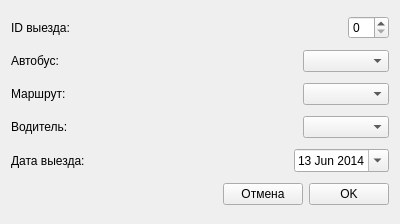
<?xml version="1.0" encoding="UTF-8"?>
<ui version="4.0">
 <class>EditRun_Form</class>
 <widget class="QWidget" name="EditRun_Form">
  <property name="geometry">
   <rect>
    <x>0</x>
    <y>0</y>
    <width>400</width>
    <height>224</height>
   </rect>
  </property>
  <property name="windowTitle">
   <string>Form</string>
  </property>
  <property name="windowIcon">
   <iconset>
    <normaloff>../icons/1403292157_Edit.png</normaloff>../icons/1403292157_Edit.png</iconset>
  </property>
  <layout class="QVBoxLayout" name="verticalLayout">
   <item>
    <layout class="QHBoxLayout" name="horizontalLayout">
     <item>
      <widget class="QLabel" name="label">
       <property name="text">
        <string>ID выезда: </string>
       </property>
      </widget>
     </item>
     <item>
      <spacer name="horizontalSpacer">
       <property name="orientation">
        <enum>Qt::Horizontal</enum>
       </property>
       <property name="sizeHint" stdset="0">
        <size>
         <width>40</width>
         <height>20</height>
        </size>
       </property>
      </spacer>
     </item>
     <item>
      <widget class="QSpinBox" name="idSpinBox"/>
     </item>
    </layout>
   </item>
   <item>
    <layout class="QHBoxLayout" name="horizontalLayout_5">
     <item>
      <widget class="QLabel" name="label_8">
       <property name="text">
        <string>Автобус:</string>
       </property>
      </widget>
     </item>
     <item>
      <spacer name="horizontalSpacer_5">
       <property name="orientation">
        <enum>Qt::Horizontal</enum>
       </property>
       <property name="sizeType">
        <enum>QSizePolicy::Fixed</enum>
       </property>
       <property name="sizeHint" stdset="0">
        <size>
         <width>200</width>
         <height>20</height>
        </size>
       </property>
      </spacer>
     </item>
     <item>
      <widget class="QComboBox" name="busComboBox"/>
     </item>
    </layout>
   </item>
   <item>
    <layout class="QHBoxLayout" name="horizontalLayout_6">
     <item>
      <widget class="QLabel" name="label_9">
       <property name="text">
        <string>Маршрут:</string>
       </property>
      </widget>
     </item>
     <item>
      <spacer name="horizontalSpacer_6">
       <property name="orientation">
        <enum>Qt::Horizontal</enum>
       </property>
       <property name="sizeType">
        <enum>QSizePolicy::Fixed</enum>
       </property>
       <property name="sizeHint" stdset="0">
        <size>
         <width>200</width>
         <height>20</height>
        </size>
       </property>
      </spacer>
     </item>
     <item>
      <widget class="QComboBox" name="routeComboBox"/>
     </item>
    </layout>
   </item>
   <item>
    <layout class="QHBoxLayout" name="horizontalLayout_7">
     <item>
      <widget class="QLabel" name="label_10">
       <property name="text">
        <string>Водитель:</string>
       </property>
      </widget>
     </item>
     <item>
      <spacer name="horizontalSpacer_7">
       <property name="orientation">
        <enum>Qt::Horizontal</enum>
       </property>
       <property name="sizeType">
        <enum>QSizePolicy::Fixed</enum>
       </property>
       <property name="sizeHint" stdset="0">
        <size>
         <width>200</width>
         <height>20</height>
        </size>
       </property>
      </spacer>
     </item>
     <item>
      <widget class="QComboBox" name="driverComboBox"/>
     </item>
    </layout>
   </item>
   <item>
    <layout class="QHBoxLayout" name="horizontalLayout_2">
     <item>
      <widget class="QLabel" name="label_2">
       <property name="text">
        <string>Дата выезда:</string>
       </property>
      </widget>
     </item>
     <item>
      <spacer name="horizontalSpacer_2">
       <property name="orientation">
        <enum>Qt::Horizontal</enum>
       </property>
       <property name="sizeType">
        <enum>QSizePolicy::Fixed</enum>
       </property>
       <property name="sizeHint" stdset="0">
        <size>
         <width>200</width>
         <height>20</height>
        </size>
       </property>
      </spacer>
     </item>
     <item>
      <widget class="QDateEdit" name="dateEdit">
       <property name="date">
        <date>
         <year>2014</year>
         <month>6</month>
         <day>13</day>
        </date>
       </property>
       <property name="calendarPopup">
        <bool>true</bool>
       </property>
      </widget>
     </item>
    </layout>
   </item>
   <item>
    <layout class="QHBoxLayout" name="horizontalLayout_4">
     <item>
      <spacer name="horizontalSpacer_4">
       <property name="orientation">
        <enum>Qt::Horizontal</enum>
       </property>
       <property name="sizeHint" stdset="0">
        <size>
         <width>40</width>
         <height>20</height>
        </size>
       </property>
      </spacer>
     </item>
     <item>
      <widget class="QPushButton" name="cancelPushButton">
       <property name="text">
        <string>Отмена</string>
       </property>
       <property name="icon">
        <iconset>
         <normaloff>../icons/1403362143_Cancel.png</normaloff>../icons/1403362143_Cancel.png</iconset>
       </property>
      </widget>
     </item>
     <item>
      <widget class="QPushButton" name="okPushButton">
       <property name="text">
        <string>OK</string>
       </property>
       <property name="icon">
        <iconset>
         <normaloff>../icons/1403362089_Check.png</normaloff>../icons/1403362089_Check.png</iconset>
       </property>
      </widget>
     </item>
    </layout>
   </item>
  </layout>
 </widget>
 <resources/>
 <connections/>
</ui>
